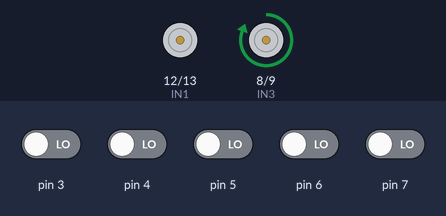
Bench run of a sketch on a simulated Arduino Uno, built with avr-gcc and run on an emulated ATmega328P. On the bench: motor-driver pin pairs drawn as motors (green arrow = first pin HIGH = forward, orange = second pin HIGH = backward, longer = more drive, scaled by the enable pin). Inputs (shaded band) come from the test bench; at power-on: pin 3–7 LOW. What the sketch prints to the serial monitor is not drawn.

Above: at 19.2 s.
19.3 s: pin 6 driven HIGH
At 20.5 s:
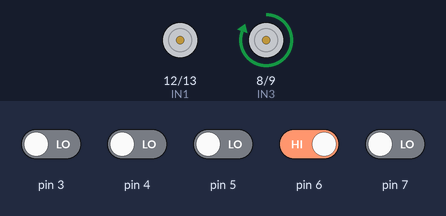
20.8 s: pin 7 driven HIGH
At 21.9 s:
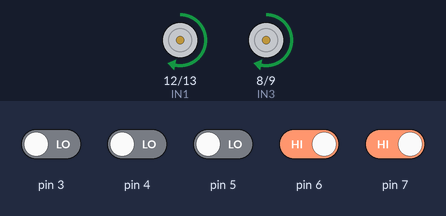
22.3 s: pin 3 driven HIGH
At 22.7 s:
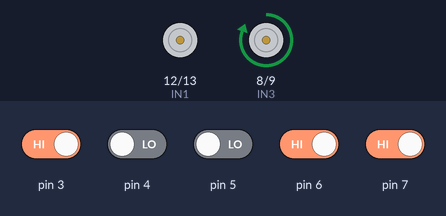
23.8 s: pin 3 driven LOW
At 25.0 s:
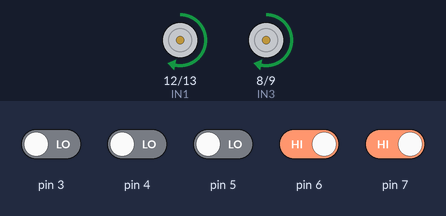
25.3 s: pin 4 driven HIGH
At 25.9 s:
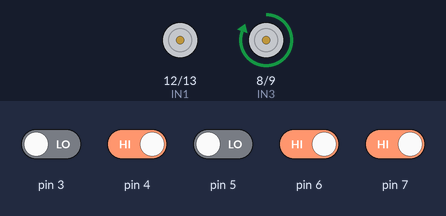
26.8 s: pin 4 driven LOW
At 27.7 s:
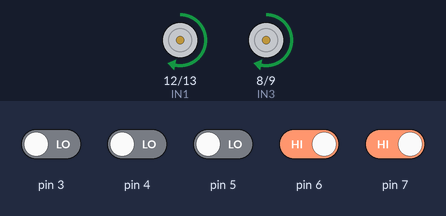
Timing chart, 0 to 29.3 s (numbered marks = the images above; inputs shaded):
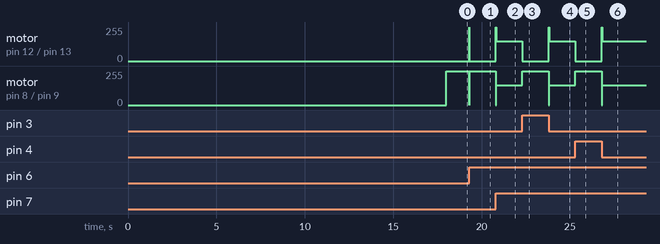

Measured:
- after the input at 19.3 s, motor on pin 12 (IN1) / pin 13 (IN2): stopped → forward 255/255 at once, → stopped 0.01 s later; motor on pin 8 (IN3) / pin 9 (IN4): forward 255/255 → stopped at once, → forward 255/255 0.01 s later
- after the input at 20.8 s, motor on pin 12 (IN1) / pin 13 (IN2): stopped → forward 150/255 at once; motor on pin 8 (IN3) / pin 9 (IN4): forward 255/255 → forward 150/255 at once
- after the input at 22.3 s, motor on pin 12 (IN1) / pin 13 (IN2): forward 150/255 → stopped at once; motor on pin 8 (IN3) / pin 9 (IN4): forward 150/255 → forward 255/255 at once
- after the input at 23.8 s, motor on pin 12 (IN1) / pin 13 (IN2): stopped → forward 150/255 at once; motor on pin 8 (IN3) / pin 9 (IN4): forward 255/255 → forward 150/255 at once
- after the input at 25.3 s, motor on pin 12 (IN1) / pin 13 (IN2): forward 150/255 → stopped at once; motor on pin 8 (IN3) / pin 9 (IN4): forward 150/255 → forward 255/255 at once
- after the input at 26.8 s, motor on pin 12 (IN1) / pin 13 (IN2): stopped → forward 150/255 at once; motor on pin 8 (IN3) / pin 9 (IN4): forward 255/255 → forward 150/255 at once

The sketch:

PID_line_follower.ino
```cpp
#include <QTRSensors.h>


// Sensor and motor configuration
#define NUM_SENSORS 5
#define TIMEOUT 2500
#define EMITTER_PIN 2


QTRSensorsRC qtrrc((unsigned char[]){ 3, 4, 5, 6, 7 }, NUM_SENSORS, TIMEOUT);
unsigned int sensorValues[NUM_SENSORS];


// PID constants
float Kp = 4;
float Ki = 0.0;
float Kd = 2.0;

// PID variables
float error = 0, lastError = 0, integral = 0;

// Motor pins
#define ENA 11
#define IN1 12
#define IN2 13
#define ENB 10
#define IN3 8
#define IN4 9

// Base motor speed
int baseSpeed = 150;

void setup() {
  // Initialize motors
  pinMode(ENA, OUTPUT);
  pinMode(IN1, OUTPUT);
  pinMode(IN2, OUTPUT);
  pinMode(ENB, OUTPUT);
  pinMode(IN3, OUTPUT);
  pinMode(IN4, OUTPUT);

  // Initialize serial monitor
  Serial.begin(9600);

  // Calibrate the sensors
  Serial.println("Calibrating...");
  for (int i = 0; i < 400; i++) {
    qtrrc.calibrate();
    delay(20);
  }
  Serial.println("Calibration complete.");
}


void loop() {
  // Read sensor values
  int position = qtrrc.readLine(sensorValues);

  // Calculate error (desired position = 3500)
  error = position - 3500;

  // PID calculations
  integral += error;
  float derivative = error - lastError;
  float correction = Kp * error + Ki * integral + Kd * derivative;

  // Adjust motor speeds
  int leftSpeed = baseSpeed + correction;
  int rightSpeed = baseSpeed - correction;

  // Constrain motor speeds
  leftSpeed = constrain(leftSpeed, 0, 255);
  rightSpeed = constrain(rightSpeed, 0, 255);

  // Drive the motors
  driveMotors(leftSpeed, rightSpeed);

  // Update the last error
  lastError = error;

  delay(10);
}

void driveMotors(int leftSpeed, int rightSpeed) {
  // Left motor
  if (leftSpeed > 0) {
    digitalWrite(IN1, HIGH);
    digitalWrite(IN2, LOW);
    analogWrite(ENA, leftSpeed);
  } else {
    digitalWrite(IN1, LOW);
    digitalWrite(IN2, HIGH);
    analogWrite(ENA, -leftSpeed);
  }


  // Right motor
  if (rightSpeed > 0) {
    digitalWrite(IN3, HIGH);
    digitalWrite(IN4, LOW);
    analogWrite(ENB, rightSpeed);
  } else {
    digitalWrite(IN3, LOW);
    digitalWrite(IN4, HIGH);
    analogWrite(ENB, -rightSpeed);
  }
}
```
